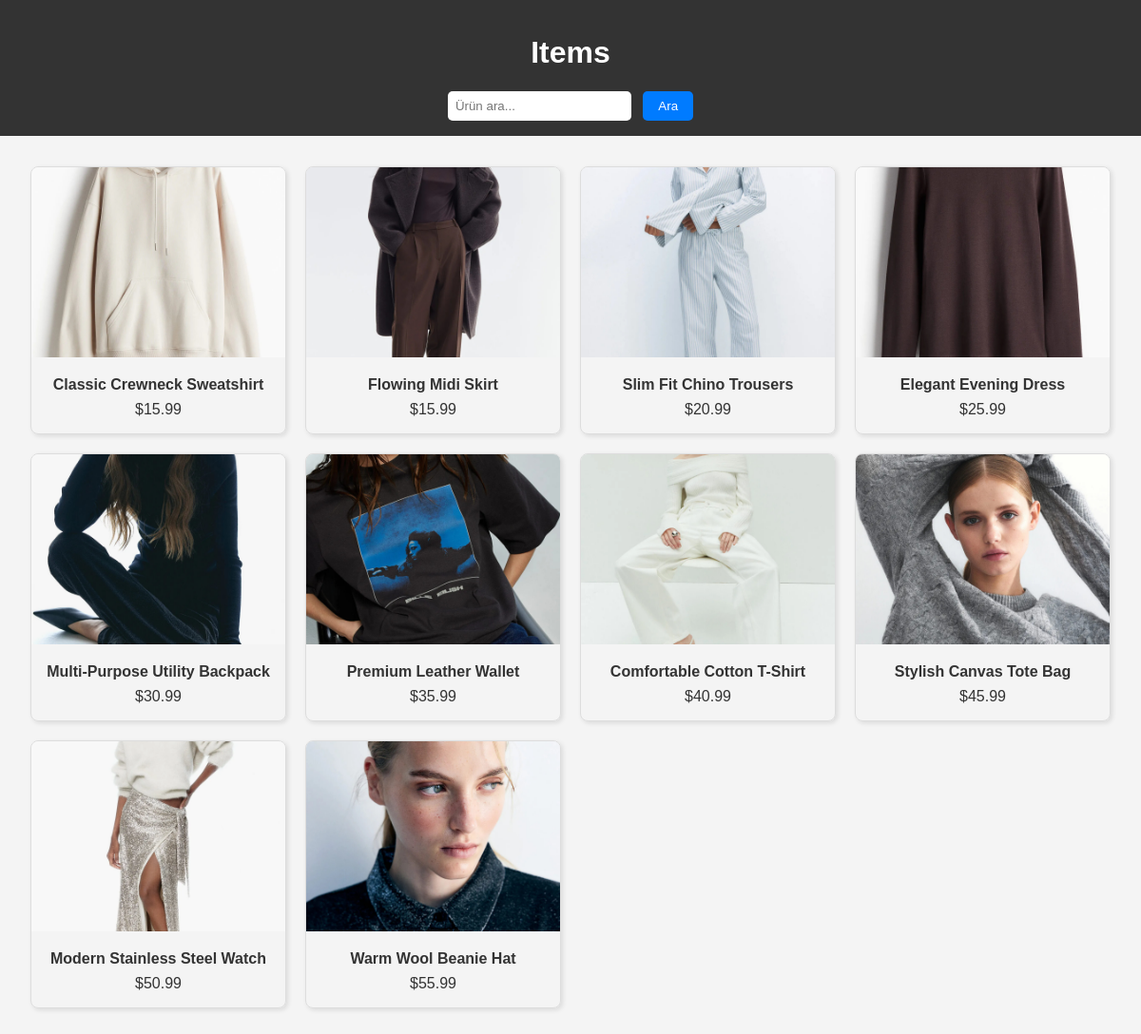
The page / on the database its author committed.
### models.py (models this page shows, shortened)
class Product(db.Model):
    id = db.Column(db.Integer, primary_key=True)  # Otomatik artan birincil anahtar
    product_no = db.Column(db.String(50), unique=True, nullable=False)  # Ürün numarası
    product_name = db.Column(db.String(50), unique=True, nullable=False)  # Ürün numarası
    description = db.Column(db.String(255), nullable=False)  # Ürün açıklaması
    price = db.Column(db.Float, nullable=False)  # Ürün fiyatı
    image = db.Column(db.String(255), nullable=True)  # Ürün resmi (opsiyonel)
    category = db.Column(db.String(100), nullable=False)  # Ürün kategorisi

### app.py (the view)
@app.route('/')
def home():
    products = Product.query.all()  # Ürünleri al
    return render_template('home.html', products=products)

### templates/home.html (shortened to what this page needs)
<!DOCTYPE html>
<html lang="en">
<head>
</head>
<body>
  <header>
    <h1>Items
    </h1>
    <form action="{{ url_for('search') }}" method="get" class="search-form">
      <input type="text" name="q" placeholder="Ürün ara..." required>
      <button type="submit">Ara</button>
    </form>
  </header>
  <main>
    <section class="product-grid">
      {% for product in products %}
      <article class="product-card">
        <a href="{{ url_for('product_detail', product_id=product.id) }}">
          <img src="{{ url_for('static', filename='images/' + product.image) }}" alt="{{ product.name }}">
        </a>
        <div class="product-info">
          <strong>{{ product.product_name }}</strong>
          <span>${{ product.price }}</span>
        </div>
      </article>
      {% endfor %}
    </section>
  </main>
</body>
</html>

### templates/home.html (style rules this page uses)
body { font-family: sans-serif; margin: 0; padding: 0; background-color: #f4f4f4; color: #333; }
header { background-color: #333; color: #fff; padding: 1rem 0; text-align: center; }
.search-form { margin-top: 1rem; }
.search-form input[type="text"] { padding: 0.5rem; border: none; border-radius: 5px; margin-right: 0.5rem; }
.search-form button { padding: 0.5rem 1rem; background-color: #007bff; color: #fff; border: none; border-radius: 5px; cursor: pointer; }
main { padding: 2rem; }
.product-grid { display: grid; grid-template-columns: repeat(auto-fit, minmax(250px, 1fr)); gap: 20px; }
.product-card { border: 1px solid #ddd; border-radius: 8px; overflow: hidden; box-shadow: 2px 2px 5px rgba(0,0,0,0.1); transition: transform 0.2s ease; }
.product-card img { width: 100%; height: 200px; object-fit: cover; }
.product-info { padding: 1rem; text-align: center; }
.product-info strong { display:block; margin-bottom: 0.5rem; }

### rows shown on the page
Product: image (picture), product_name "Classic Crewneck Sweatshirt", price "15.99"
Product: image (picture), product_name "Flowing Midi Skirt", price "15.99"
Product: image (picture), product_name "Slim Fit Chino Trousers", price "20.99"
Product: image (picture), product_name "Elegant Evening Dress", price "25.99"
Product: image (picture), product_name "Multi-Purpose Utility Backpack", price "30.99"
Product: image (picture), product_name "Premium Leather Wallet", price "35.99"
Product: image (picture), product_name "Comfortable Cotton T-Shirt", price "40.99"
Product: image (picture), product_name "Stylish Canvas Tote Bag", price "45.99"
Product: image (picture), product_name "Modern Stainless Steel Watch", price "50.99"
Product: image (picture), product_name "Warm Wool Beanie Hat", price "55.99"
